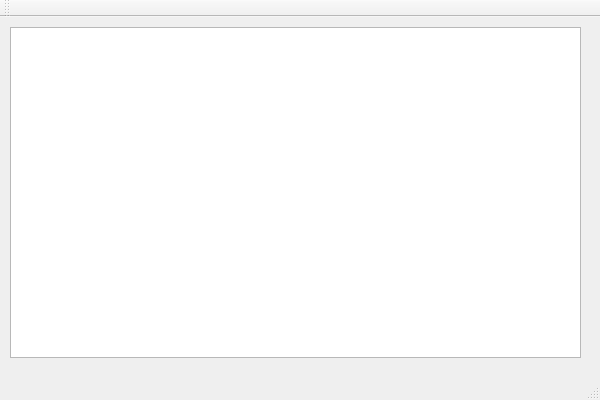
<?xml version="1.0" encoding="UTF-8"?>
<ui version="4.0">
 <class>MainWindow</class>
 <widget class="QMainWindow" name="MainWindow">
  <property name="geometry">
   <rect>
    <x>0</x>
    <y>0</y>
    <width>600</width>
    <height>400</height>
   </rect>
  </property>
  <property name="windowTitle">
   <string>MainWindow</string>
  </property>
  <widget class="QWidget" name="centralWidget">
   <widget class="QTextEdit" name="textEdit">
    <property name="geometry">
     <rect>
      <x>10</x>
      <y>10</y>
      <width>571</width>
      <height>331</height>
     </rect>
    </property>
   </widget>
  </widget>
  <widget class="QMenuBar" name="menuBar">
   <property name="geometry">
    <rect>
     <x>0</x>
     <y>0</y>
     <width>600</width>
     <height>25</height>
    </rect>
   </property>
  </widget>
  <widget class="QToolBar" name="mainToolBar">
   <attribute name="toolBarArea">
    <enum>TopToolBarArea</enum>
   </attribute>
   <attribute name="toolBarBreak">
    <bool>false</bool>
   </attribute>
  </widget>
  <widget class="QStatusBar" name="statusBar"/>
 </widget>
 <layoutdefault spacing="6" margin="11"/>
 <resources/>
 <connections/>
</ui>
